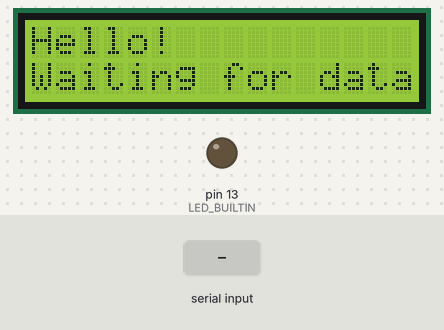
Recording of a sketch running on a simulated Arduino Uno, built with avr-gcc and run on an emulated ATmega328P. On the bench: 16×2 character LCD, output pins drawn as LEDs (lit = HIGH). The inputs (shaded band) are chosen by the test bench.

Above: at 1.7 s.
1.8 s: "1\n" received over Serial
At 3.1 s:
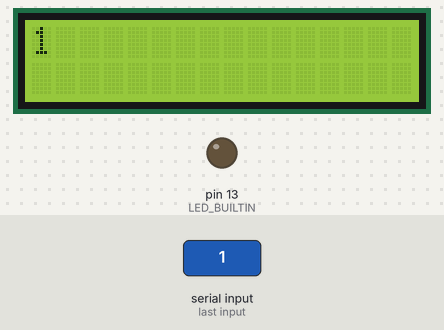
3.5 s: "0\n" received over Serial
At 4.3 s:
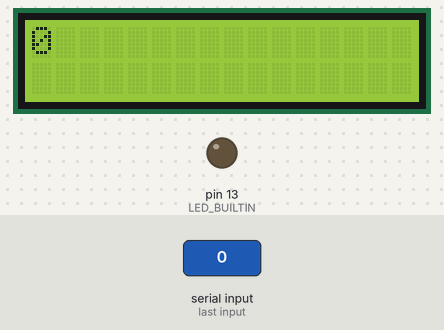
Timing chart, 0 to 6.5 s (numbered marks = the images above; inputs shaded):
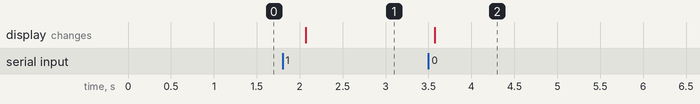

The sketch:

example_code.ino
```cpp
#include <LiquidCrystal.h>
#define MAX_LINE_LENGTH 34
char buffer[MAX_LINE_LENGTH];
LiquidCrystal lcd(12, 11, 5, 4, 3, 2);
String leitura[3];
int counter = 0;
void setup() {
  Serial.begin(9600);
  pinMode(LED_BUILTIN, OUTPUT);
  digitalWrite(LED_BUILTIN, LOW);
  lcd.begin(16, 2);
  welcome();

}
void welcome(){
  counter = 0;
  lcd.clear();
  lcd.setCursor(0,0);
  lcd.print("Hello!");
  lcd.setCursor(0,1);
  lcd.print("Waiting for data.");
  delay(500);
}
void loop() {
   if (readLine() > 0)
  {
    counter = 0;
    lcd.clear();
    int pos = 0;
    char *token = strtok(buffer, "_"); //Start tokenization
    while (token) //While a token is available
    {
      leitura[pos] = token;
      token = strtok(NULL, "_"); //Fetch next token
      pos++;
    }

  lcd.setCursor(0,0);
  lcd.print(leitura[0]);
  lcd.setCursor(0,1);
  lcd.print(leitura[1]);
  }else{
    if(counter == 25){
    welcome();
    }else{
      counter++;
    }
  }
  delay(300);
}
int readLine()
{
  int cc = 0; //Number of chars read
  bool done = false;
  while (Serial.available() && (!done) && (cc < MAX_LINE_LENGTH - 1))
  {
    char cur = Serial.read(); //Read a char
    if (cur == '\n') done = true; //If the received char is \n then we are done
    else buffer[cc++] = cur; //Append to buffer and increment the index
  }
  buffer[cc] = 0;
  return cc;
}
```

Measured:
- after the input at 1.8 s, the display: changes after 0.27 s (image 1)
- after the input at 3.5 s, the display: changes after 0.07 s (image 2)
